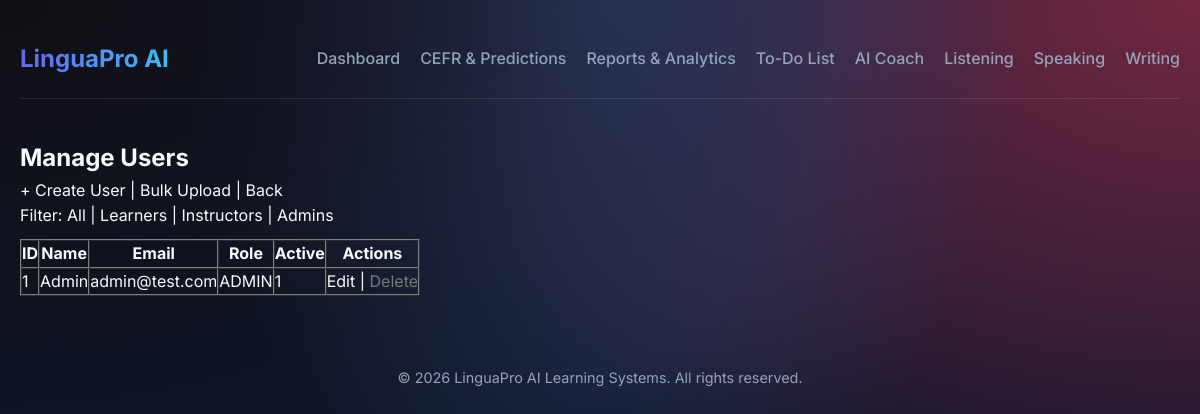
Before: /admin/users.php (signed in) with the older database file.
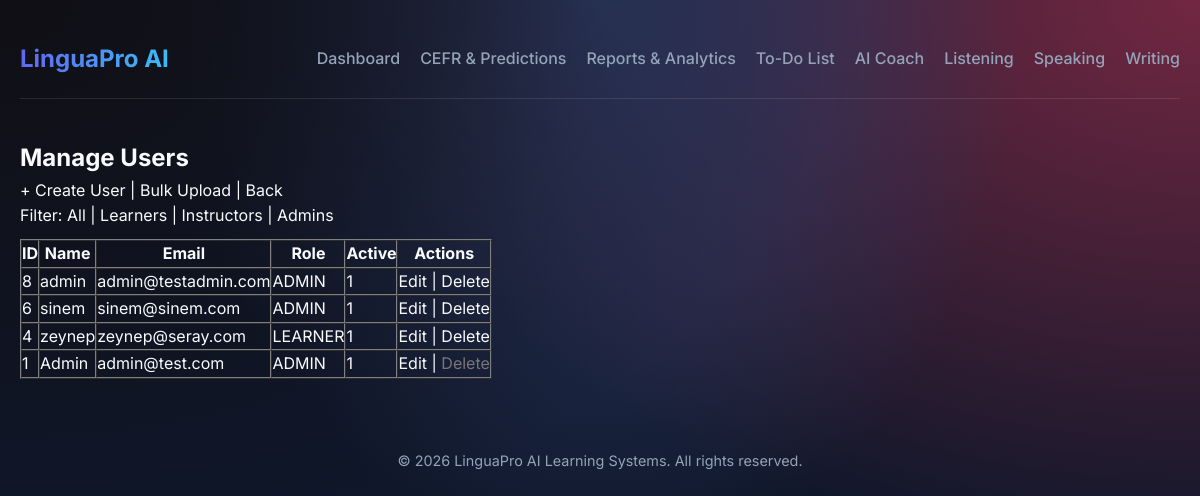
After: the same page with the newer database file.
### tables this page shows
CREATE TABLE `users` (
  `id` int(11) NOT NULL,
  `name` varchar(120) NOT NULL,
  `education_level` varchar(100) DEFAULT NULL,
  `email` varchar(190) NOT NULL,
  `password_hash` varchar(255) NOT NULL,
  `role` enum('ADMIN','INSTRUCTOR','LEARNER') NOT NULL DEFAULT 'LEARNER',
  `reset_token` varchar(255) DEFAULT NULL,
  `reset_token_expiry` datetime DEFAULT NULL,
  `active` tinyint(1) NOT NULL DEFAULT 1,
  `created_at` timestamp NOT NULL DEFAULT current_timestamp(),
  `password_plain` varchar(255) DEFAULT NULL
);

### admin/users.php (the view, shortened to what this page needs)
<?php
require_once __DIR__ . "/../config/db.php";
$path_prefix = "../";
require_once __DIR__ . "/../includes/header.php";
$params = [];
$sql = "SELECT id,name,email,role,active,created_at FROM users";
$sql .= " ORDER BY id DESC";
$stmt = $pdo->prepare($sql);
$stmt->execute($params);
$users = $stmt->fetchAll(PDO::FETCH_ASSOC);
$currentId = (int)($_SESSION['user']['id'] ?? 0);
?>
<h2>Manage Users</h2>
<p>
  <a href="/language-platform/admin/user_create.php">+ Create User</a> |
  <a href="/language-platform/admin/bulk_upload.php">Bulk Upload</a> |
  <a href="/language-platform/admin/dashboard.php">Back</a>
</p>
<p>
  Filter:
  <a href="/language-platform/admin/users.php">All</a> |
  <a href="/language-platform/admin/users.php?role=LEARNER">Learners</a> |
  <a href="/language-platform/admin/users.php?role=INSTRUCTOR">Instructors</a> |
  <a href="/language-platform/admin/users.php?role=ADMIN">Admins</a>
</p>
<table border="1" cellpadding="6" cellspacing="0" style="margin-top:10px;">
  <tr>
    <th>ID</th><th>Name</th><th>Email</th><th>Role</th><th>Active</th><th>Actions</th>
  </tr>
  <?php foreach ($users as $u): ?>
    <tr>
      <td><?= (int)$u["id"] ?></td>
      <td><?= htmlspecialchars($u["name"] ?? "") ?></td>
      <td><?= htmlspecialchars($u["email"] ?? "") ?></td>
      <td><?= htmlspecialchars($u["role"] ?? "") ?></td>
      <td><?= (int)($u["active"] ?? 0) ?></td>
      <td>
        <a href="/language-platform/admin/user_edit.php?id=<?= (int)$u["id"] ?>">Edit</a> |
        <?php if ((int)$u["id"] !== $currentId): ?>
          <a href="/language-platform/admin/user_delete.php?id=<?= (int)$u["id"] ?>"
             onclick="return confirm('Delete user?')">Delete</a>
        <?php else: ?>
          <span style="color:#777;">Delete</span>
        <?php endif; ?>
      </td>
    </tr>
  <?php endforeach; ?>
</table>
<?php
require_once __DIR__ . "/../includes/footer.php";
?>

### includes/header.php (shortened to what this page needs)
<?php
$base = "/Seng321";
$role = strtolower(trim($_SESSION["user"]["role"] ?? "student"));
if ($role === "admin") {
    $dashboardUrl = $base . "/admin/dashboard.php";
} elseif ($role === "instructor") {
    $dashboardUrl = $base . "/dashboard/instructor.php";
} else {
    $dashboardUrl = $base . "/dashboard/learner.php";
}
?>
<!DOCTYPE html>
<html lang="en">
<head>
    <link rel="stylesheet" href="<?php echo $path_prefix; ?>assets/style.css">
</head>
<body>
    <div class="container">
        <header class="main-header">
            <div class="logo">LinguaPro AI</div>
            <nav>
                <ul class="nav-links">
                    <li>
                        <a href="<?php echo $dashboardUrl; ?>" class="<?php echo ($page == 'dashboard') ? 'active' : ''; ?>">
                            Dashboard
                        </a>
                    </li>
                    <li><a href="<?php echo $path_prefix; ?>pages/cefr.php" class="<?php echo ($page == 'cefr') ? 'active' : ''; ?>">CEFR & Predictions</a></li>
                    <li><a href="<?php echo $path_prefix; ?>pages/reports.php" class="<?php echo ($page == 'reports') ? 'active' : ''; ?>">Reports & Analytics</a></li>
                    <li><a href="<?php echo $path_prefix; ?>pages/todo.php" class="<?php echo ($page == 'todo') ? 'active' : ''; ?>">To-Do List</a></li>
                    <li><a href="<?php echo $path_prefix; ?>pages/recommendations.php" class="<?php echo ($page == 'ai') ? 'active' : ''; ?>">AI Coach</a></li>
                    <li><a href="<?php echo $path_prefix; ?>pages/listening.php" class="<?php echo ($page == 'listening') ? 'active' : ''; ?>">Listening</a></li>
                    <li><a href="<?php echo $path_prefix; ?>pages/speaking.php" class="<?php echo ($page == 'speaking') ? 'active' : ''; ?>">Speaking</a></li>
                    <li><a href="<?php echo $path_prefix; ?>pages/writing.php" class="<?php echo ($page == 'writing') ? 'active' : ''; ?>">Writing</a></li>
                </ul>
            </nav>
        </header>
        <main>

### includes/footer.php (shortened to what this page needs)
</main>
<footer style="margin-top: 50px; text-align: center; color: var(--text-muted); padding: 20px; font-size: 0.9rem;">
    &copy;
    <?php echo date("Y"); ?> LinguaPro AI Learning Systems. All rights reserved.
</footer>
</div>
</body>
</html>

### assets/style.css (style rules this page uses)
:root { --bg-color: #0f172a; --card-bg: rgba(30, 41, 59, 0.7); --primary-color: #6366f1; --secondary-color: #a855f7; --accent-color: #38bdf8; --text-color: #f8fafc; --text-muted: #94a3b8; --success: #22c55e; --warning: #eab308; --danger: #ef4444; --border-color: rgba(255, 255, 255, 0.1); --glass-shadow: 0 8px 32px 0 rgba(0, 0, 0, 0.37); --font-main: 'Inter', sans-serif; }
* { margin: 0; padding: 0; box-sizing: border-box; }
body { font-family: var(--font-main); background-color: var(--bg-color); color: var(--text-color); background-image: radial-gradient(at 0% 0%, hsla(253, 16%, 7%, 1) 0, transparent 50%), radial-gradient(at 50% 0%, hsla(225, 39%, 30%, 1) 0, transparent 50%), radial-gradient(at 100% 0%, hsla(339, 49%, 30%, 1) 0, transparent 50%); min-height: 100vh; line-height: 1.6; animation: fadeIn 0.8s ease-out; }
a { text-decoration: none; color: inherit; transition: all 0.3s ease; }
ul { list-style: none; }
.container { max-width: 1200px; margin: 0 auto; padding: 20px; }
.main-header { display: flex; justify-content: space-between; align-items: center; padding: 20px 0; margin-bottom: 40px; border-bottom: 1px solid var(--border-color); }
.logo { font-size: 1.5rem; font-weight: 700; background: linear-gradient(to right, var(--primary-color), var(--accent-color)); -webkit-background-clip: text; -webkit-text-fill-color: transparent; }
.nav-links { display: flex; gap: 20px; }
.nav-links a { color: var(--text-muted); font-weight: 500; }

Changed rows visible on the page:
added users: id "8", name "admin", email "admin@testadmin.com", role "ADMIN", active "1"
added users: id "6", name "sinem", email "sinem@sinem.com", role "ADMIN", active "1"
added users: id "4", name "zeynep", email "zeynep@seray.com", role "LEARNER", active "1"
